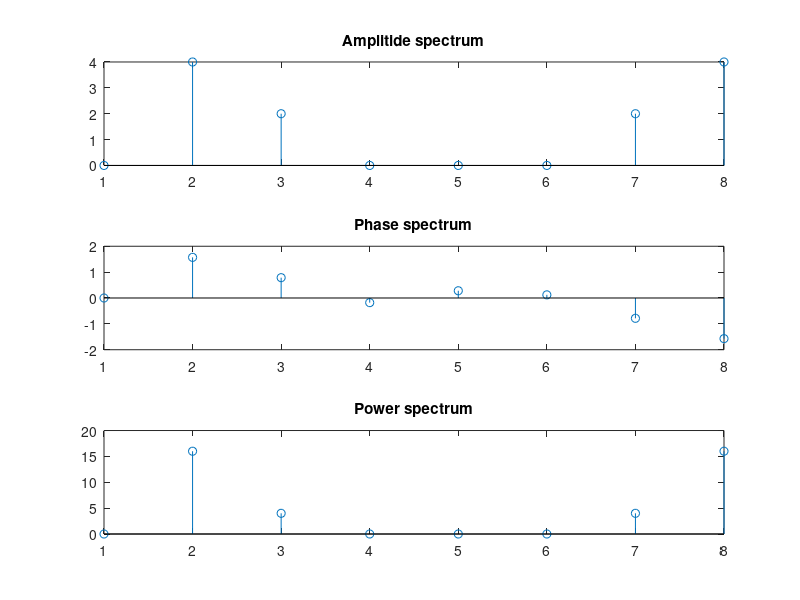

The MATLAB source for this figure:
clc;
clear;

% given continous signal x(t)=sin(2*pi*1000*t)+0.5sin(2*pi*2000*t+3*pi/4)

fs = 8000; %sampling frequency
N = 8;  %number of data point
n = 0:N-1;
ts = 1/fs;
in = 0;

x=sin(2*pi*1000*n*ts)+0.5*sin(2*pi*2000*n*ts+3*pi/4)

% for i = 1:8
%     x(i+8) = 0;
% end
% 
% N = 16;

%DFT ecuation evaluation 
%i=>n  j=>m

for j = 0: N-1
 
  m = j+1;
  real(m) = 0;
  img(m) = 0;
 
  for i = 0: N-1
    real(m) = real(m) + x(i+1)*cos(2*pi*i*j/N);
    img(m) = img(m) - x(i+1)*sin(2*pi*i*j/N);
  end
  
  mag(m) = sqrt(real(m)^2 + img(m)^2);
  power(m) = mag(m)* mag(m);
  phase(m) = atan(img(m)/real(m));
 
  if mag(m)>.01 && j<=N/2
    in = in + 1;
    freq(in) = j*fs/N;
    ampl(in) = 2*mag(m)/N;
    phasefq(in) = phase(m);
  end
end

m = 1:N;

disp(mag);
disp(freq);
disp(ampl);

subplot(3,1,1);
stem(m,mag);
title('Amplitide spectrum');


subplot(3,1,2);
stem(m,phase);
title('Phase spectrum');

subplot(3,1,3);
stem(m,power);
title('Power spectrum');



%Inverse DFT
disp(mag);
for j = 0: N-1
 
  mi = j+1;
  reali(mi) = 0;
  imgi(mi) = 0;
 
  for i = 0: N-1
    reali(mi) = reali(mi) + mag(i+1)*cos(2*pi*i*j/N);
    imgi(mi) = imgi(mi) - mag(i+1)*sin(2*pi*i*j/N);
  end
  magi(mi) = reali(mi)/N;
end

disp(magi);


